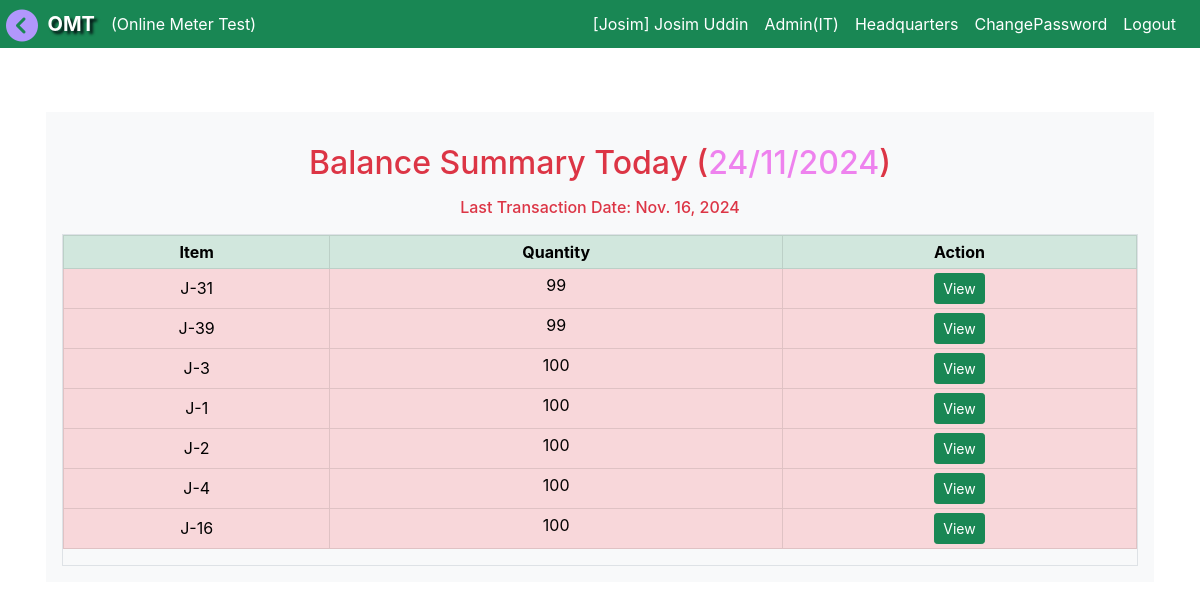
/balance_summary (signed in), run on the app's committed database.
### accounts/models.py (models this page shows, shortened)
class CustomUser(AbstractUser):
    ROLE_CHOICES = (
        ('admin', 'Admin'),
        ('MT', 'MT'),
        ('MTS', 'MTS'),
        ('IT', 'IT'),
        ('AGM', 'AGM'),
        ('DGM', 'DGM'),
        ('BS', 'BS'),
        ('BA', 'BA'),
        ('JE', 'JE'),
        ('LT', 'LT'),
        ('LM', 'LM'),
        ('user', 'User'),
    )
    username = models.CharField(max_length=100, unique=True)
    role = models.CharField(max_length=10, choices=ROLE_CHOICES, default='user')
    office = models.ForeignKey(Office, on_delete=models.CASCADE, null=True, blank=True)
    mobile = models.CharField(max_length=30, unique=True, blank=True, null=True)
    designation = models.ForeignKey(Designation, on_delete=models.SET_NULL, null=True, blank=True)
    training_id = models.CharField(max_length=30, unique=True, blank=True, null=True)
    date = models.DateField(auto_now_add=False, auto_now=False, default=today)
    sign_image = models.ImageField(upload_to='images/', null=True, blank=True)
    updated_by = models.CharField(max_length=100, blank=True, null=True)
    password_changed_at = models.DateTimeField(auto_now=True)  # Auto-updates on save
    def save(self, *args, **kwargs):
        if self.pk:
            original_user = CustomUser.objects.get(pk=self.pk)
            if original_user.password != self.password:
                self.password_changed_at = timezone.now()
        super().save(*args, **kwargs)

class Designation(models.Model):
    title = models.CharField(max_length=50, null=True, blank=True)
    details = models.CharField(max_length=50, null=True, blank=True)
    def __str__(self):
    	return self.title

class Office(models.Model):
	pbs = models.ForeignKey(Pbs, on_delete=models.CASCADE, blank=True, null=True)
	office_name =  models.CharField(max_length=255, null=True, blank=True)
	office_code = models.CharField(max_length=10, null=True, default="0")
	catagory = models.CharField(max_length=150, blank=True, null=True, choices= item_choice)
	updated_by = models.CharField(max_length=100, blank=True, null=True)

### balance_reg/models.py (models this page shows, shortened)
class Balance(models.Model):
	office = models.ForeignKey(Office, on_delete=models.CASCADE, default=default_office)
	item = models.ForeignKey(Item, on_delete = models.CASCADE, blank=True)
	sl_start = models.CharField(max_length=10, blank=True, null=True)
	sl_end = models.CharField(max_length=10, blank=True, null=True)
	date_start = models.DateField(auto_now_add=False, auto_now=False)
	date_end = models.DateField(auto_now_add=False, auto_now=False, blank=True, null=True)
	store_return_ticket = models.CharField(max_length=50, blank=True, null=True)
	ticket_no = models.CharField(max_length=50, blank=True, null=True)
	referance_name = models.CharField(max_length=50, blank=True, null=True)
	remark = models.CharField(max_length=200, blank=True, null=True)
	debit_qty = models.IntegerField(default=0)
	credit_qty = models.IntegerField(default=0)
	balance = models.IntegerField(default=0)
	created_by = models.ForeignKey(User, on_delete=models.SET_NULL, null=True, blank=True, related_name="balance_created_by")
	created_date = models.DateField(auto_now_add=True, null=True, blank=True)
	updated_by = models.ForeignKey(User, on_delete=models.SET_NULL, null=True, blank=True, related_name="balance_updated_by")
	updated_date = models.DateField(auto_now=True, null=True, blank=True)
	class Meta:
		ordering = ['date_start']

class Item(models.Model):
	item_no = models.CharField(max_length=100, unique=True)
	details = models.CharField(max_length=255, blank = True)
	order = models.PositiveIntegerField(default=0)
	class Meta:
		ordering = ['order']

### accounts/decorators.py (the view)
        def _wrapped_view(request, *args, **kwargs):
            if request.user.role in allowed_roles:
                return view_func(request, *args, **kwargs)
            elif request.headers.get('x-requested-with') == 'XMLHttpRequest':
                print("ooooooooooooo")
                data = {"status":"failed", "message":"দুঃখিত, এই পরিবর্তনটি করতে আপনি অনুমতি প্রাপ্ত নন।"}
                return JsonResponse(data, safe=False)
            else:
            	raise PermissionDenied

### balance_reg/templates/balance_reg/balance_summary.html (shortened to what this page needs)
{% extends 'base.html' %}
{% block content %}
<div class="container my-5 p-3">
  <div class="p-3 bg-light">
    <h2 class="text-danger text-center mt-3">Balance Summary Today (<span id="today" style="color: violet;"></span>)</h2>
    <h6 class="text-danger text-center mt-3">Last Transaction Date: {{last_transaction.date_start}}</h6>
      <div class="mt-3 border">
        <div class="table-responsive">
          <table class="table table-sm table-success text-center table-bordered">
            <thead>
              <tr>
                <th>Item</th>
                <th>Quantity</th>
                <th>Action</th>
              </tr>
            </thead>
            <tbody>
              <tr class="table-danger">
                <td class="align-middle">J-31</td>
                <td>{{ seal_bl_sum }}</td>
                <td>
                  <form method="post" action="{% url 'balance' %}" class="d-inline">
                    <input type="submit" name="Search" value="View" class="btn btn-success btn-sm">
                  </form>
                </td>
              </tr>
              {% for x in obj %}
              <tr class="table-danger">
                <td class="align-middle">{{ x.item }}</td>
                <td>{{ x.balance }}</td>
                <td>
                  <form method="post" action="{% url 'balance' %}" class="d-inline">
                    <input type="submit" name="Search" value="View" class="btn btn-success btn-sm">
                  </form>
                </td>
              </tr>
              {% endfor %}
            </tbody>
          </table>
        </div>
      </div>
  </div>
</div>
{% endblock %}

### templates/navbar.html (shortened to what this page needs)
<nav class="navbar navbar-expand-sm navbar-dark bg-success text-white justify-content-end p-1" id="navbar">
  <div class="container-fluid">
    &nbsp; &nbsp; &nbsp; &nbsp;<span class="navbar-brand"><b style="text-shadow: 3px 3px 3px rgba(0, 0, 10, 0.9);">OMT</b></span>
    <div class="collapse navbar-collapse" id="navbarSupportedContent">
      {% if user.is_authenticated %}
        {% if role == 'MT' or role == 'MTS' %}
      <ul class="navbar-nav me-auto">
        <li class="nav-item dropdown">
          <span class="nav-link dropdown-toggle" href="#" id="navbarDropdown" role="button" data-bs-toggle="dropdown" aria-expanded="false">
            Test Data
          </span>
          <ul class="dropdown-menu" aria-labelledby="navbarDropdown">
            <li><a class="dropdown-item" href="{% url 'test_input' %}">New Test</a></li>
            <li><a class="dropdown-item" href="{% url 'test_report_multi' %}">Test Report</a></li>
            <li><a class="dropdown-item" href="{% url 'test_report_multi_search' %}">Search</a></li>
          </ul>
        </li>
        <li class="nav-item dropdown">
          <span class="nav-link dropdown-toggle" href="#" id="navbarDropdown" role="button" data-bs-toggle="dropdown" aria-expanded="false">
            Register
          </span>
          <ul class="dropdown-menu" aria-labelledby="navbarDropdown">
            <li><a class="dropdown-item" href="{% url 'issue_item' %}">Meter Issue</a></li>
            <li><a class="dropdown-item" href="{% url 'issue_seal' %}">Seal Issue</a></li>
            <li><hr class="dropdown-divider"></li>
            <li><a class="dropdown-item" href="{% url 'meter_issue_list' %}">Meter Record Book Register</a></li>
            <li><a class="dropdown-item" href="{% url 'seal_issue_list' %}">Seal Issue Register</a></li>
          </ul>
        </li>
        <li class="nav-item dropdown">
          <span class="nav-link dropdown-toggle" href="#" id="navbarDropdown" role="button" data-bs-toggle="dropdown" aria-expanded="false">
            Balance
          </span>
          <ul class="dropdown-menu" aria-labelledby="navbarDropdown">
            <li><a class="dropdown-item" href="{% url 'balance' %}">Balance</a></li>
            <li><a class="dropdown-item" href="{% url 'receive_item' %}">Receive All</a></li>
            <li><a class="dropdown-item" href="{% url 'issue_item_to_bl' %}">Send Item</a></li>
          </ul>
        </li>
        <li class="nav-item dropdown">
          <span class="nav-link dropdown-toggle" href="#" id="navbarDropdown" role="button" data-bs-toggle="dropdown" aria-expanded="false">
            More
          </span>
          <ul class="dropdown-menu" aria-labelledby="navbarDropdown">
            <li><a class="dropdown-item" href="{% url 'signup' %}">Add Employee</a></li>
            <li><a class="dropdown-item" href="{% url 'register' %}">Despass</a></li>
          </ul>
        </li>
      </ul>
      {% else %}
        (Online Meter Test)
      {% endif %}
      <ul class="navbar-nav ms-auto">
        <li class="nav-item">
          <a class="nav-link text-white text-nowrap" href="{% url 'profile' %}">[{{request.user.username}}]  {{request.user.first_name}} {{request.user.last_name}}</a>
        </li>
        <li class="nav-item">
          <a class="nav-link text-white text-nowrap" href="{% url 'profile' %}">{{request.user.designation}}</a>
        </li>
        <li class="nav-item">
          <a class="nav-link text-white text-nowrap" href="{% url 'profile' %}">{{request.user.office.office_name}}</a>
        </li>
        <li class="nav-item">
          <a class="nav-link text-white" href="{% url 'password_change' %}">ChangePassword</a>
        </li>
        <li class="nav-item">
          <a class="nav-link text-white" href="{% url 'logout' %}">Logout</a>
        </li>
      </ul>
      {% else %}
      <ul class="navbar-nav ms-auto">
        <li class="nav-item">
          <a class="nav-link text-white" href="{% url 'login' %}">Login</a>
        </li>
      </ul>
      {% endif %}
    </div>
  </div>
</nav>

### data on the page
CustomUser: user.username "Josim", user.first_name "Josim", user.last_name "Uddin", user.designation "Admin(IT)", user.office.office_name "Headquarters"
Balance: date_start "Nov. 16, 2024"
Item: item "J-39"
Item: item "J-3"
Item: item "J-1"
Item: item "J-2"
Item: item "J-4"
Item: item "J-16"

### other printed values
{{ seal_bl_sum }} "99"
{{ x.balance }} "99" "100" "100" "100" "100" "100"
